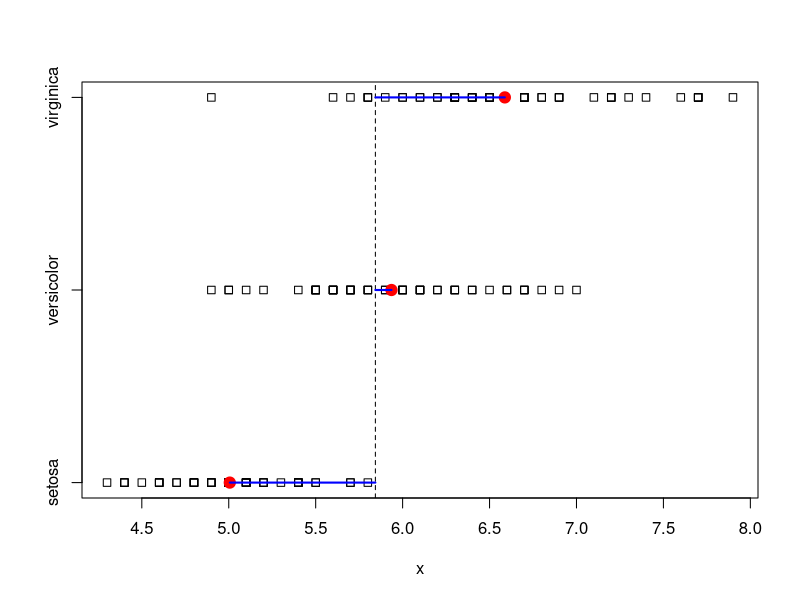

Write the R code that produced this figure.
library(ade4)

rm(list=ls())
data("iris")

#CROISEMENT DE DEUX VARIABLES QUALITATIVES

cramer <- function(x,y) {
  res <- chisq.test(x,y, correct=FALSE)
  chi2 <- as.numeric(res$statistic)
  n <- length(x)
  p <- length(levels(x)) 
  q <- length(levels(y))
  m <- min(p-1,q-1)
  V <- sqrt( chi2 / (n*m) )
  return(V)
}

#CROISEMENT D'UNE VARIABLE QUALITATIVE ET D'UNE VARIABLE QUANTITATIVE

vartot <- function(x) {res <- sum((x-mean(x))^2) ; return(res)}

varinter <- function(x,gpe) {
  moyennes <- tapply(x,gpe,mean)
  effectifs <- tapply(x,gpe,length)
  res <- (sum(effectifs*(moyennes-mean(x))^2))
  return(res)
}

eta2 <- function(x,gpe) {res <- varinter(x,gpe)/vartot(x) ; return(res)}


graphnf <- function(x,gpe) {
  stripchart(x~gpe)
  points(tapply(x,gpe,mean),1:length(levels(gpe)),col="red",pch=19,cex=1.5)
  abline(v=mean(x),lty=2)
  moyennes <- tapply(x,gpe,mean)
  traitnf <- function(n) segments(moyennes[n],n,mean(x),n,col="blue",lwd=2)
  sapply(1:length(levels(gpe)),traitnf)
}


graphnf(iris[,1],iris$Species)
